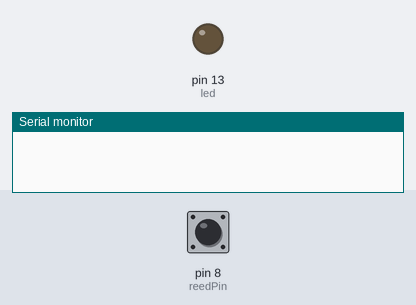
This sketch was run on a simulated Arduino Uno, built with avr-gcc and run on an emulated ATmega328P. On the bench: output pins drawn as LEDs (lit = HIGH), the last lines printed to the serial monitor. The inputs (shaded band) are chosen by the test bench; at power-on: pin 8 (reedPin) LOW.

Above: at 1.2 s.
1.3 s: pin 8 (reedPin) driven HIGH
3.2 s: pin 8 (reedPin) pulsed LOW 2 times (0.12 s each, 0.3 s apart)
At 4.1 s:
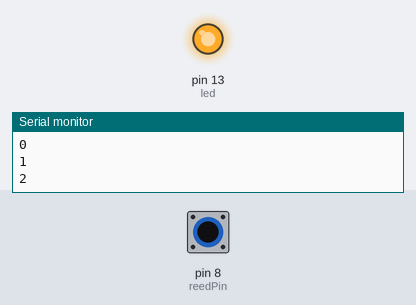
5.3 s: pin 8 (reedPin) driven LOW
At 5.8 s:
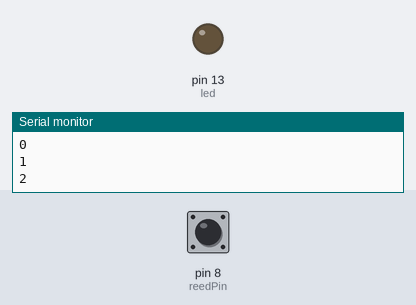
Timing chart, 0 to 8.3 s (numbered marks = the images above; inputs shaded):
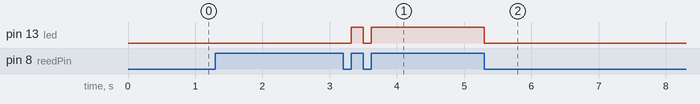

Measured:
- after the input at 3.2 s, pin 13 (led): LOW → HIGH after 0.12 s, → LOW 0.18 s later, → HIGH 0.12 s later
- after the input at 5.3 s, pin 13 (led): HIGH → LOW at once

The sketch:

pendolo.ino
```cpp
#define reedPin 8
#define led 13

int reedActualState = LOW;
int counter = 0;
unsigned long tParziale = 0;
unsigned long delta = 0;

void setup(){
pinMode(led, OUTPUT);
pinMode(reedPin, INPUT);
Serial.begin(9600);
}

void loop() {                       //riscontrato un bug quando il pendolo è vicino al sensore ma non abbastanza
  pendolo();
  resetValues();
}

void pendolo(){
  reedActualState = digitalRead(reedPin);
  if( reedActualState == HIGH && counter == 0 ){
    while( counter < 10 ){
      if( reedActualState == HIGH && counter == 0 ){
        while( reedActualState == HIGH && counter == 0 ){
          reedActualState = digitalRead(reedPin);
          Serial.println(counter);
          if( reedActualState == LOW ){
            tParziale = millis();
          }
        }
      }
      else if( reedActualState == HIGH && counter > 0){
        while( reedActualState == HIGH ){
          digitalWrite(led, HIGH);
          reedActualState = digitalRead(reedPin);
          if( reedActualState == LOW ){
            delta = delta + millis() - tParziale;
            tParziale = millis();
          }
        }
        digitalWrite(led, LOW);
      }
      else if ( reedActualState == LOW ){
        while( reedActualState == LOW ){
          reedActualState = digitalRead(reedPin);

          if ( millis() - tParziale > 5000){       //controllo afk
            return;
          }

          if( reedActualState == HIGH ){
            delta = delta + millis() - tParziale;
            tParziale = millis();
            counter++;
            Serial.println(counter);
          }
        }
      }
    }
    Serial.println(delta);
  }
}

void resetValues(){
  reedActualState = LOW;
  counter = 0;
  tParziale = 0;
  delta = 0;
}
```
